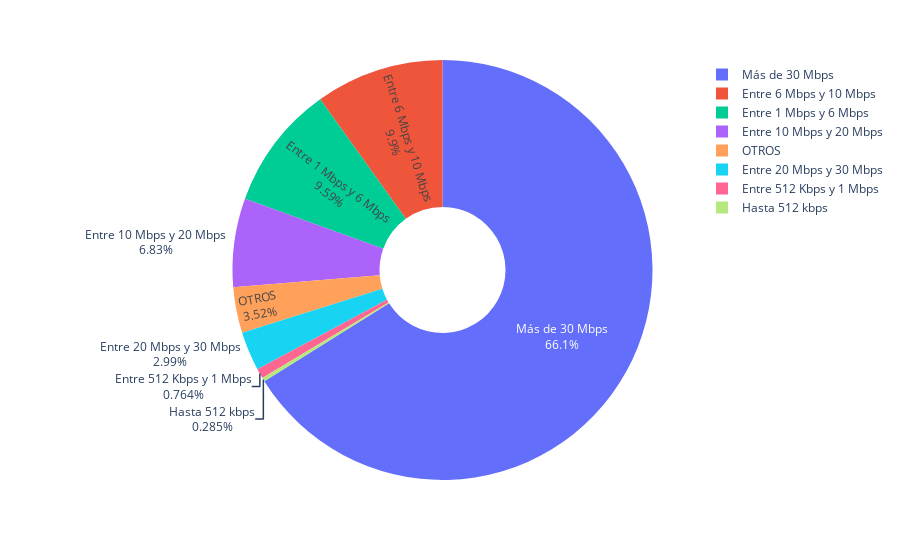

Here is the notebook cell this chart was saved with:
### Markdown cell above
Creamos una grafica para ver en el ultimo semestre con las medias de las bajadas de internet

### Code cell
ultimo_trimestre = internet_acceso_por_velocidad.iloc[0][2:-1]
fig = px.pie(values=ultimo_trimestre, names=ultimo_trimestre.index, hole=0.3)
fig.update_traces(textinfo='percent+label')
fig.show()

### Figure 1 — Plotly figure (JSON) as saved in the notebook; plotly's stock layout.template omitted (floating-point values rounded to 4 significant figures)
{"data": [{"domain": {"x": [0, 1], "y": [0, 1]}, "hole": 0.3, "hovertemplate": "label=%{label}<br>value=%{value}<extra></extra>", "labels": ["Hasta 512 kbps", "Entre 512 Kbps y 1 Mbps", "Entre 1 Mbps y 6 Mbps", "Entre 6 Mbps y 10 Mbps", "Entre 10 Mbps y 20 Mbps", "Entre 20 Mbps y 30 Mbps", "Más de 30 Mbps", "OTROS"], "legendgroup": "", "name": "", "showlegend": true, "textinfo": "percent+label", "type": "pie", "values": [31981, 85668, 1075272, 1109421, 765015, 335573, 7410902, 394282]}], "layout": {"legend": {"tracegroupgap": 0}, "margin": {"t": 60}}}
